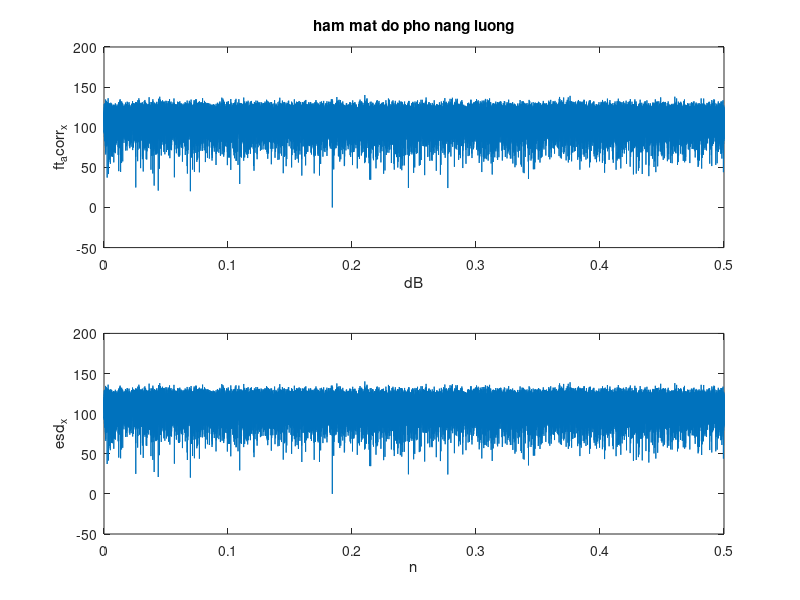

Reproduce this figure in MATLAB.
len=100000;
load acorr_x;
x=randn(1,len);
p= abs(fft(y));

z = abs(fft(x));
k=(0:len/2-1)/len;

subplot(2,1,1);
plot(k,20*log(z(1:len/2)));
title('ham mat do pho nang luong');
xlabel('dB');
ylabel('ft_acorr_x');
subplot(2,1,2);
plot(k,20*log(z(1:len/2)));
xlabel('n');
ylabel('esd_x');

